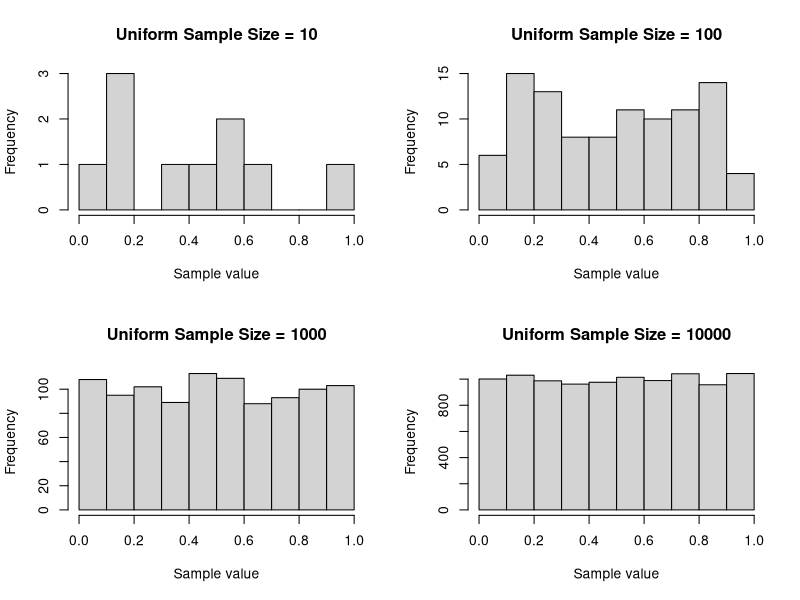
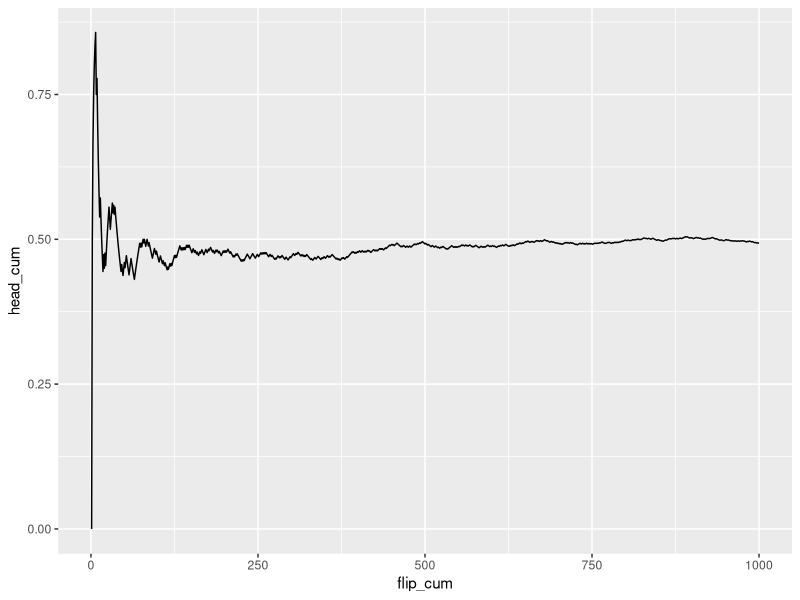

Source code (R) for these figures, in order:

# clear the memory and read necessary packages

  rm(list = ls())
  library(ggplot2)

  
# 1. set random seed (for replication): "set.seed()"
  
  set.seed(20250923)
  
  
# 2. draw random number from uniform distribution: "runif()"
  
  # draw 20 samples from uniform distribution [0, 1] (default min/max)
  rdnum <- runif(10)
  print(rdnum)
  class(rdnum)
  
  ## draw 30 samples from uniform distribution [0, 100]
  rdnum_2 <- runif(n = 10, min = 0, max = 100)
  print(rdnum_2)
  class(rdnum_2)
  
  ## *additional work* (optional to read): generate uniform random sample in different sizes
  par(mfrow = c(2, 2))
  for (n in c(10, 100, 1000, 10000)){
    rdnum_diffsize <- runif(n)
    hist(rdnum_diffsize,
       main = paste("Uniform Sample Size =", n),
       xlab = "Sample value",
       breaks = seq(0, 1, by = 0.1)
    )
  }

  
# 3. denote head when number is greater than 0.5 and tail otherwise: "as.numeric()"

  ## by using operator ">", we will obtain logical result
  head_logical <- rdnum > 0.5
  print(head_logical)
  class(head_logical)
  
  ## we can also get numeric result for later computation
  head_numeric <- as.numeric(rdnum > 0.5)
  print(head_numeric)
  class(head_numeric)
  
  ## sometimes the data are given by characters. convert them to numeric before analysis
  data_example <- data.frame(name = c("Alice", "Bob", "Cindy"),
                             score = c("80", "60", "100")
                             )
  mean(data_example$score) # NA !
  
  mean(as.numeric(data_example$score))
  
  
  
# 4. cumulative sum of head over flips: "cumsum()"
  
  cum_head <- cumsum(head_numeric)
  cum_head_logical <- cumsum(head_logical) ## this can work too!
  print(cum_head)
  class(cum_head)
  
  ## additional work (optional to read): generate number of heads of over 1,000 flips
  flips <- as.numeric(runif(1000) > 0.5)
  df_flip <- data.frame(
    head_cum = cumsum(flips) / 1:1000,
    flip_cum = seq_along(flips)
  )
  ggplot(df_flip, aes(x = flip_cum, y = head_cum)) +
    geom_line()


# 5. generate regular sequence for a given sequence: "seq_along()"
  
  cum_head_serial <- seq_along(cum_head)
  print(cum_head_serial)

